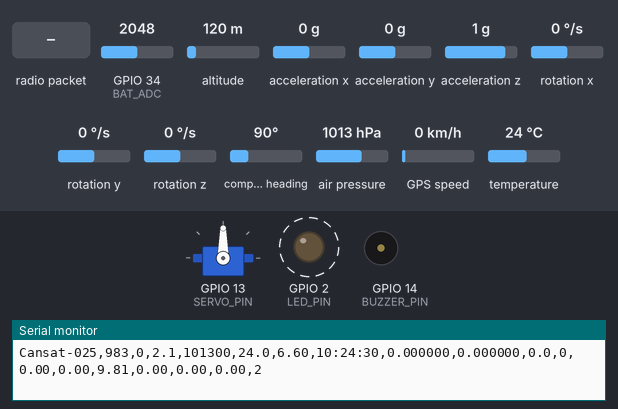
This sketch was run on a simulated ESP32. Parts: servo, output pins drawn as LEDs (lit = HIGH), buzzer (waves = sounding, pin HIGH), the last lines printed to the serial monitor. Dashed ring = blinking. Inputs (shaded band) come from the test bench; at power-on: GPIO 34 (BAT_ADC) = 2048, altitude 120 m, acceleration x 0 g, acceleration y 0 g, acceleration z 1 g, rotation x 0 °/s, rotation y 0 °/s, rotation z 0 °/s, compass heading 90°, air pressure 1013 hPa, GPS speed 0 km/h, temperature 24 °C. EEPROM starts erased; the GPS gets a fix after 3 s at 37.7749, -122.4194 with 8 satellites; no radio packets arrive unless stated.

Above: at 1.2 s.
1.3 s: radio packet "SERVO OPEN" arrives
At 2.8 s:
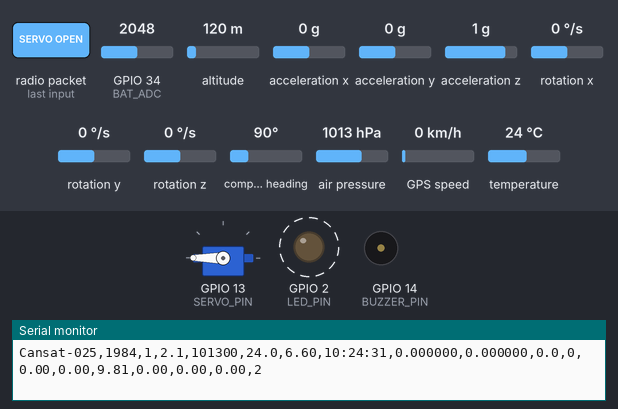
4.8 s: radio packet "SERVO CLOSE" arrives
At 5.4 s:
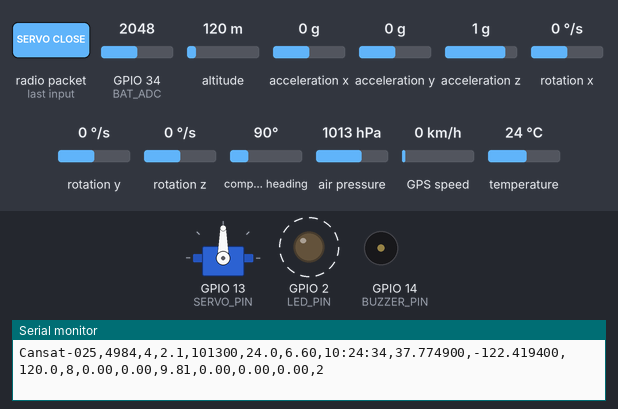
Timing chart, 0 to 14.9 s (numbered marks = the images above; inputs shaded):
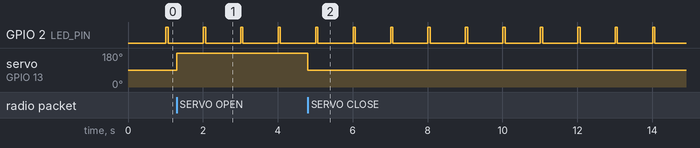

Measured:
- after the input at 1.3 s, servo on GPIO 13 (SERVO_PIN): 90° → 180° at once
- after the input at 4.8 s, servo on GPIO 13 (SERVO_PIN): 180° → 90° at once
- by itself, GPIO 2 (LED_PIN): alternates HIGH for 0.06 s and LOW for 0.94 s

The sketch:

transmitter.ino
```cpp
#include <Arduino.h>
#include <Wire.h>
#include <SPI.h>
#include <LoRa.h>
#include <Preferences.h>
#include <ESP32Servo.h>
#include <Adafruit_BMP085.h>
#include <Adafruit_MPU6050.h>
#include <RTClib.h>
#include <TinyGPSPlus.h>

// --- PINOUT (LOCKED) ---
#define LORA_SCK 18
#define LORA_MISO 19
#define LORA_MOSI 23
#define LORA_NSS 16
#define LORA_RST 4
#define LORA_DIO0 17
#define I2C1_SDA 21
#define I2C1_SCL 22
#define I2C2_SDA 26
#define I2C2_SCL 33
#define GPS_RX_PIN 35
#define GPS_TX_PIN 27
#define LED_PIN 2
#define BUZZER_PIN 14
#define BAT_ADC 34
#define SERVO_PIN 13

// --- MISSION CONFIG ---
const char TEAM_ID[] = "Cansat-025";
const float V_DIV_RATIO = 4.0; // 14.1k/4.7k divider
const int SERVO_CLOSED = 90;
const int SERVO_OPEN = 180;

// --- OBJECTS ---
TwoWire I2C_Sensors = TwoWire(0);
TwoWire I2C_RTC = TwoWire(1);
Adafruit_BMP085 bmp;
Adafruit_MPU6050 mpu;
RTC_DS3231 rtc;
TinyGPSPlus gps;
HardwareSerial GPS_Serial(1);
Servo parachuteServo;
Preferences prefs;

// --- MISSION VARIABLES ---
enum FlightState { STATE_LAUNCH_PAD=2, STATE_ASCENT=3, STATE_DESCENT=5, STATE_AEROBRAKE_RELEASE=6, STATE_IMPACT=7, STATE_RECOVERY=8 };
FlightState flightState = STATE_LAUNCH_PAD;

float baseAltitude = 0.0f;
bool calValid = true;
uint32_t packetCount = 0;
unsigned long missionStartMillis = 0;
unsigned long lastTelemetryMillis = 0;
float peakAltitude = 0.0f;

// --- UTILS ---
float getVoltage() { return (analogRead(BAT_ADC) / 4095.0) * 3.3 * V_DIV_RATIO; }

void setup() {
  Serial.begin(115200);
  pinMode(LED_PIN, OUTPUT);
  pinMode(BUZZER_PIN, OUTPUT);

  I2C_Sensors.begin(I2C1_SDA, I2C1_SCL);
  I2C_RTC.begin(I2C2_SDA, I2C2_SCL);

  bmp.begin(0x77, &I2C_Sensors);
  mpu.begin(0x68, &I2C_Sensors);
  rtc.begin(&I2C_RTC);

  LoRa.setPins(LORA_NSS, LORA_RST, LORA_DIO0);
  if (LoRa.begin(433E6)) {
    LoRa.setSpreadingFactor(7);
    LoRa.setSyncWord(0x12);
  }

  GPS_Serial.begin(9600, SERIAL_8N1, GPS_RX_PIN, GPS_TX_PIN);
  parachuteServo.attach(SERVO_PIN);
  parachuteServo.write(SERVO_CLOSED);

  prefs.begin("mission", false);
  flightState = (FlightState)prefs.getInt("state", 2);
  baseAltitude = prefs.getFloat("base", 0.0f);
  calValid = prefs.getBool("v", false);

  missionStartMillis = millis();
}

void loop() {
  while (GPS_Serial.available() > 0) gps.encode(GPS_Serial.read());

  // Listen for Uplink Commands
  if (LoRa.parsePacket()) {
    String cmd = ""; while (LoRa.available()) cmd += (char)LoRa.read();
    cmd.trim(); cmd.toUpperCase();
    if (cmd == "CALIB") { baseAltitude = bmp.readAltitude(); calValid = true; prefs.putFloat("base", baseAltitude); prefs.putBool("v", true); }
    if (cmd == "SERVO OPEN") parachuteServo.write(SERVO_OPEN);
    if (cmd == "SERVO CLOSE") parachuteServo.write(SERVO_CLOSED);
  }

  if (millis() - lastTelemetryMillis >= 1000) {
    lastTelemetryMillis = millis();

    sensors_event_t a, g, t;
    mpu.getEvent(&a, &g, &t);
    float currentAlt = bmp.readAltitude();
    float displayAlt = calValid ? (currentAlt - baseAltitude) : currentAlt;

    // BUILD 19-PARAMETER CSV
    String csv = String(TEAM_ID) + ",";                             // 1. teamId
    csv += String(millis() - missionStartMillis) + ",";             // 2. timeStampMs
    csv += String(packetCount) + ",";                               // 3. packetCount
    csv += String(displayAlt, 1) + ",";                             // 4. altitude
    csv += String(bmp.readPressure()) + ",";                        // 5. pressure
    csv += String(bmp.readTemperature(), 1) + ",";                  // 6. temp
    csv += String(getVoltage(), 2) + ",";                           // 7. voltage

    char timeBuf[10]; sprintf(timeBuf, "%02d:%02d:%02d", gps.time.hour(), gps.time.minute(), gps.time.second());
    csv += String(timeBuf) + ",";                                   // 8. gnssTime
    csv += String(gps.location.lat(), 6) + ",";                     // 9. gnssLat
    csv += String(gps.location.lng(), 6) + ",";                     // 10. gnssLon
    csv += String(gps.altitude.meters(), 1) + ",";                  // 11. gnssAlt
    csv += String(gps.satellites.value()) + ",";                    // 12. gnssSats

    csv += String(a.acceleration.x, 2) + ",";                       // 13. accelX
    csv += String(a.acceleration.y, 2) + ",";                       // 14. accelY
    csv += String(a.acceleration.z, 2) + ",";                       // 15. accelZ
    csv += String(g.gyro.x, 2) + ",";                               // 16. gyroX
    csv += String(g.gyro.y, 2) + ",";                               // 17. gyroY
    csv += String(g.gyro.z, 2) + ",";                               // 18. gyroZ

    csv += String(flightState);                                     // 19. flightState

    // Transmit
    digitalWrite(LED_PIN, HIGH);
    LoRa.beginPacket(); LoRa.print(csv); LoRa.endPacket();
    digitalWrite(LED_PIN, LOW);
    Serial.println(csv);

    // Flight Logic
    if (flightState == STATE_LAUNCH_PAD && displayAlt > 200.0) { flightState = STATE_ASCENT; peakAltitude = displayAlt; }
    if (flightState == STATE_ASCENT) {
        if (displayAlt > peakAltitude) peakAltitude = displayAlt;
        if (displayAlt < (peakAltitude - 15.0)) flightState = STATE_DESCENT;
    }
    if (flightState == STATE_DESCENT && displayAlt <= 600.0) { flightState = STATE_AEROBRAKE_RELEASE; parachuteServo.write(SERVO_OPEN); digitalWrite(BUZZER_PIN, HIGH); }
    if (displayAlt < 3.0 && flightState >= STATE_DESCENT) flightState = STATE_RECOVERY;

    packetCount++;
    if (packetCount % 5 == 0) prefs.putInt("state", (int)flightState);
  }
}
```
